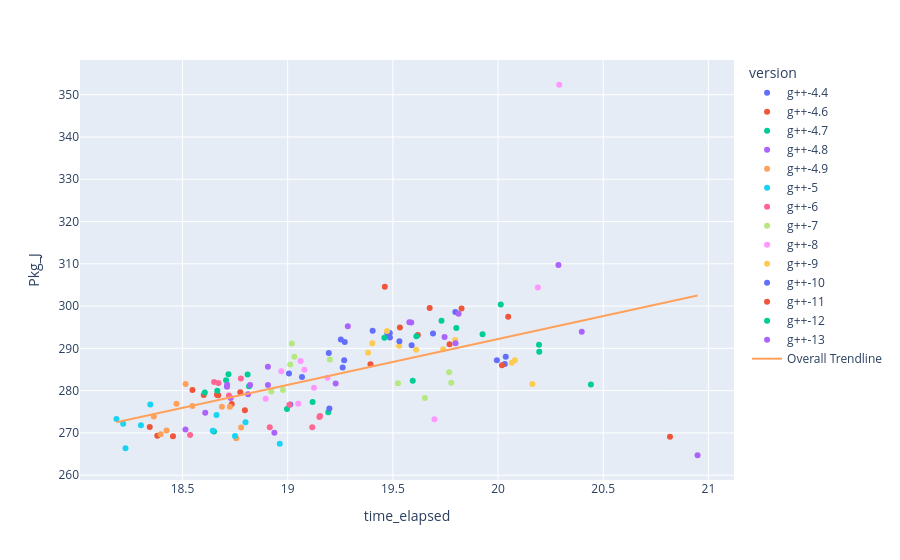

Notebook cell for this chart:
### Code cell
import statsmodels.api as sm

fig = px.scatter(df, x='time_elapsed', y='Pkg_J', color='version', trendline="ols", trendline_scope="overall")
fig.show()

### Figure 1 — Plotly figure (JSON) as saved in the notebook; plotly's stock layout.template omitted (floating-point values rounded to 4 significant figures; data arrays with more than 128 entries replaced by an {"elided": "..."} marker saying what was removed)
{"data": [{"hovertemplate": "version=g++-4.4<br>time_elapsed=%{x}<br>Pkg_J=%{y}<extra></extra>", "legendgroup": "g++-4.4", "marker": {"color": "#636efa", "symbol": "circle"}, "mode": "markers", "name": "g++-4.4", "orientation": "v", "showlegend": true, "type": "scatter", "x": [19.01, 19.07, 19.49, 19.49, 19.01, 19.27, 19.27, 19.47, 19.8, 19.25], "xaxis": "x", "y": [276.7, 283.2, 292.5, 293.6, 284.1, 287.2, 291.5, 293.6, 298.6, 292.1], "yaxis": "y"}, {"hovertemplate": "version=g++-4.6<br>time_elapsed=%{x}<br>Pkg_J=%{y}<extra></extra>", "legendgroup": "g++-4.6", "marker": {"color": "#EF553B", "symbol": "circle"}, "mode": "markers", "name": "g++-4.6", "orientation": "v", "showlegend": true, "type": "scatter", "x": [18.45, 18.38, 18.34, 18.55, 18.6, 18.8, 18.77, 18.73, 18.66, 18.67], "xaxis": "x", "y": [269.2, 269.3, 271.4, 280.1, 279.0, 275.4, 279.6, 276.8, 279, 278.9], "yaxis": "y"}, {"hovertemplate": "version=g++-4.7<br>time_elapsed=%{x}<br>Pkg_J=%{y}<extra></extra>", "legendgroup": "g++-4.7", "marker": {"color": "#00cc96", "symbol": "circle"}, "mode": "markers", "name": "g++-4.7", "orientation": "v", "showlegend": true, "type": "scatter", "x": [18.65, 18.67, 18.61, 18.72, 18.71, 19.12, 18.81, 18.82, 19.0, 19.19], "xaxis": "x", "y": [270.4, 280.0, 279.5, 283.9, 282.4, 277.3, 283.8, 281.1, 275.6, 274.9], "yaxis": "y"}, {"hovertemplate": "version=g++-4.8<br>time_elapsed=%{x}<br>Pkg_J=%{y}<extra></extra>", "legendgroup": "g++-4.8", "marker": {"color": "#ab63fa", "symbol": "circle"}, "mode": "markers", "name": "g++-4.8", "orientation": "v", "showlegend": true, "type": "scatter", "x": [18.51, 18.73, 18.71, 18.61, 18.71, 18.91, 18.94, 18.82, 18.91, 18.81], "xaxis": "x", "y": [270.8, 278.3, 280.9, 274.8, 281.4, 285.6, 270.0, 281.3, 281.3, 279.1], "yaxis": "y"}, {"hovertemplate": "version=g++-4.9<br>time_elapsed=%{x}<br>Pkg_J=%{y}<extra></extra>", "legendgroup": "g++-4.9", "marker": {"color": "#FFA15A", "symbol": "circle"}, "mode": "markers", "name": "g++-4.9", "orientation": "v", "showlegend": true, "type": "scatter", "x": [18.4, 18.36, 18.42, 18.51, 18.47, 18.76, 18.73, 18.55, 18.78, 18.69], "xaxis": "x", "y": [269.7, 273.9, 270.6, 281.6, 276.9, 268.7, 276.2, 276.4, 271.3, 276.2], "yaxis": "y"}, {"hovertemplate": "version=g++-5<br>time_elapsed=%{x}<br>Pkg_J=%{y}<extra></extra>", "legendgroup": "g++-5", "marker": {"color": "#19d3f3", "symbol": "circle"}, "mode": "markers", "name": "g++-5", "orientation": "v", "showlegend": true, "type": "scatter", "x": [18.23, 18.22, 18.19, 18.35, 18.75, 18.3, 18.64, 18.8, 18.96, 18.66], "xaxis": "x", "y": [266.4, 272.1, 273.3, 276.7, 269.3, 271.8, 270.5, 272.5, 267.4, 274.3], "yaxis": "y"}, {"hovertemplate": "version=g++-6<br>time_elapsed=%{x}<br>Pkg_J=%{y}<extra></extra>", "legendgroup": "g++-6", "marker": {"color": "#FF6692", "symbol": "circle"}, "mode": "markers", "name": "g++-6", "orientation": "v", "showlegend": true, "type": "scatter", "x": [18.54, 18.67, 18.72, 18.65, 18.78, 19.15, 19.15, 19.12, 19.01, 18.91], "xaxis": "x", "y": [269.5, 281.8, 278.9, 282.1, 282.8, 273.8, 274.0, 271.4, 276.7, 271.3], "yaxis": "y"}, {"hovertemplate": "version=g++-7<br>time_elapsed=%{x}<br>Pkg_J=%{y}<extra></extra>", "legendgroup": "g++-7", "marker": {"color": "#B6E880", "symbol": "circle"}, "mode": "markers", "name": "g++-7", "orientation": "v", "showlegend": true, "type": "scatter", "x": [18.92, 18.98, 19.02, 19.01, 19.03, 19.52, 19.77, 19.2, 19.78, 19.65], "xaxis": "x", "y": [279.8, 280.1, 291.2, 286.2, 288.0, 281.8, 284.4, 287.4, 281.9, 278.2], "yaxis": "y"}, {"hovertemplate": "version=g++-8<br>time_elapsed=%{x}<br>Pkg_J=%{y}<extra></extra>", "legendgroup": "g++-8", "marker": {"color": "#FF97FF", "symbol": "circle"}, "mode": "markers", "name": "g++-8", "orientation": "v", "showlegend": true, "type": "scatter", "x": [18.9, 18.97, 19.19, 19.08, 19.06, 20.19, 20.29, 19.05, 19.13, 19.7], "xaxis": "x", "y": [278.1, 284.6, 283.1, 284.9, 287.0, 304.4, 352.4, 276.9, 280.7, 273.2], "yaxis": "y"}, {"hovertemplate": "version=g++-9<br>time_elapsed=%{x}<br>Pkg_J=%{y}<extra></extra>", "legendgroup": "g++-9", "marker": {"color": "#FECB52", "symbol": "circle"}, "mode": "markers", "name": "g++-9", "orientation": "v", "showlegend": true, "type": "scatter", "x": [19.38, 19.4, 19.53, 19.8, 19.47, 19.61, 19.74, 20.08, 20.07, 20.16], "xaxis": "x", "y": [289.0, 291.2, 290.6, 292, 294.1, 289.7, 289.8, 287.2, 286.6, 281.6], "yaxis": "y"}, {"hovertemplate": "version=g++-10<br>time_elapsed=%{x}<br>Pkg_J=%{y}<extra></extra>", "legendgroup": "g++-10", "marker": {"color": "#636efa", "symbol": "circle"}, "mode": "markers", "name": "g++-10", "orientation": "v", "showlegend": true, "type": "scatter", "x": [19.2, 19.26, 19.53, 19.2, 19.4, 19.59, 20.04, 19.99, 20.03, 19.69], "xaxis": "x", "y": [275.8, 285.5, 291.7, 288.9, 294.2, 290.8, 288.0, 287.2, 286.3, 293.5], "yaxis": "y"}, {"hovertemplate": "version=g++-11<br>time_elapsed=%{x}<br>Pkg_J=%{y}<extra></extra>", "legendgroup": "g++-11", "marker": {"color": "#EF553B", "symbol": "circle"}, "mode": "markers", "name": "g++-11", "orientation": "v", "showlegend": true, "type": "scatter", "x": [19.39, 19.46, 19.53, 20.05, 19.83, 19.67, 19.77, 20.02, 19.62, 20.82], "xaxis": "x", "y": [286.2, 304.6, 294.9, 297.5, 299.4, 299.5, 290.9, 286.0, 293.2, 269.1], "yaxis": "y"}, {"hovertemplate": "version=g++-12<br>time_elapsed=%{x}<br>Pkg_J=%{y}<extra></extra>", "legendgroup": "g++-12", "marker": {"color": "#00cc96", "symbol": "circle"}, "mode": "markers", "name": "g++-12", "orientation": "v", "showlegend": true, "type": "scatter", "x": [19.59, 19.61, 19.46, 19.8, 19.73, 20.01, 20.19, 19.93, 20.2, 20.44], "xaxis": "x", "y": [282.3, 292.9, 292.5, 294.8, 296.5, 300.4, 290.9, 293.4, 289.2, 281.4], "yaxis": "y"}, {"hovertemplate": "version=g++-13<br>time_elapsed=%{x}<br>Pkg_J=%{y}<extra></extra>", "legendgroup": "g++-13", "marker": {"color": "#ab63fa", "symbol": "circle"}, "mode": "markers", "name": "g++-13", "orientation": "v", "showlegend": true, "type": "scatter", "x": [19.23, 19.29, 19.81, 19.75, 19.58, 20.29, 19.59, 20.4, 19.8, 20.95], "xaxis": "x", "y": [281.7, 295.2, 298.2, 292.7, 296.1, 309.7, 296.1, 293.9, 291.2, 264.7], "yaxis": "y"}, {"hovertemplate": "<b>OLS trendline</b><br>Pkg_J = 10.8543 * time_elapsed + 75.1278<br>R<sup>2</sup>=0.337110<br><br>time_elapsed=%{x}<br>Pkg_J=%{y} <b>(trend)</b><extra></extra>", "legendgroup": "Overall Trendline", "line": {"color": "#FFA15A"}, "mode": "lines", "name": "Overall Trendline", "showlegend": true, "type": "scatter", "x": {"elided": "140 float values"}, "xaxis": "x", "y": {"elided": "140 float values"}, "yaxis": "y"}], "layout": {"legend": {"title": {"text": "version"}, "tracegroupgap": 0}, "margin": {"t": 60}, "xaxis": {"anchor": "y", "domain": [0, 1], "title": {"text": "time_elapsed"}}, "yaxis": {"anchor": "x", "domain": [0, 1], "title": {"text": "Pkg_J"}}}}
